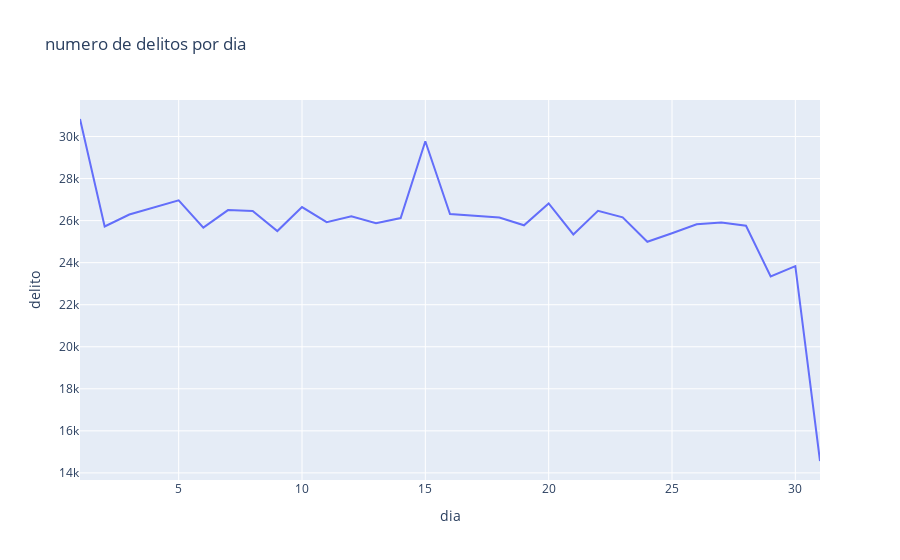

Notebook code for this chart:
### Code cell
df_x = dias_mes
fig = px.line(df_x, x="dia", y="delito", title='numero de delitos por dia')
fig.show()

### Figure 1 — Plotly figure (JSON) as saved in the notebook; plotly's stock layout.template omitted (floating-point values rounded to 4 significant figures)
{"data": [{"hovertemplate": "dia=%{x}<br>delito=%{y}<extra></extra>", "legendgroup": "", "line": {"color": "#636efa", "dash": "solid"}, "mode": "lines", "name": "", "orientation": "v", "showlegend": false, "type": "scatter", "x": ["01", "02", "03", "04", "05", "06", "07", "08", "09", "10", "11", "12", "13", "14", "15", "16", "17", "18", "19", "20", "21", "22", "23", "24", "25", "26", "27", "28", "29", "30", "31"], "xaxis": "x", "y": [30834, 25724, 26292, 26631, 26964, 25665, 26502, 26455, 25504, 26645, 25925, 26212, 25873, 26124, 29775, 26314, 26241, 26149, 25779, 26817, 25343, 26463, 26154, 24996, 25400, 25830, 25914, 25755, 23341, 23834, 14566], "yaxis": "y"}], "layout": {"legend": {"tracegroupgap": 0}, "title": {"text": "numero de delitos por dia"}, "xaxis": {"anchor": "y", "domain": [0, 1], "title": {"text": "dia"}}, "yaxis": {"anchor": "x", "domain": [0, 1], "title": {"text": "delito"}}}}
